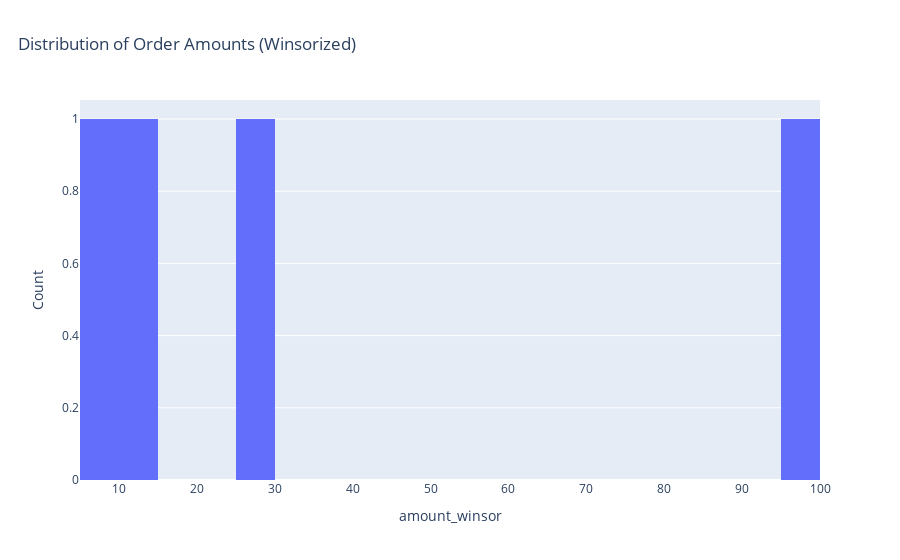

The notebook cell this image was saved under:
### Code cell
print("Order Amount Statistics:")
print(df["amount_winsor"].describe())

fig = histogram_chart(df, "amount_winsor", nbins=40, title="Distribution of Order Amounts (Winsorized)")
save_fig(fig, FIGS / "amount_distribution.png")
fig

### Figure 1 — Plotly figure (JSON) as saved in the notebook; plotly's stock layout.template omitted (floating-point values rounded to 4 significant figures)
{"data": [{"bingroup": "x", "hovertemplate": "amount_winsor=%{x}<br>count=%{y}<extra></extra>", "legendgroup": "", "marker": {"color": "#636efa", "pattern": {"shape": ""}}, "name": "", "nbinsx": 40, "orientation": "v", "showlegend": false, "type": "histogram", "x": [12.5, 8.135, NaN, 25.0, 97.75], "xaxis": "x", "yaxis": "y"}], "layout": {"barmode": "relative", "legend": {"tracegroupgap": 0}, "title": {"text": "Distribution of Order Amounts (Winsorized)", "x": 0.02}, "xaxis": {"anchor": "y", "domain": [0, 1], "title": {"text": "amount_winsor"}}, "yaxis": {"anchor": "x", "domain": [0, 1], "title": {"text": "Count"}}}}
